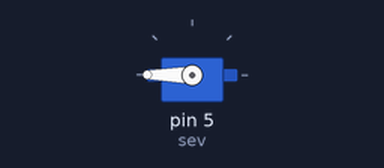
A sketch run on a simulated Arduino Uno, built with avr-gcc and run on an emulated ATmega328P. Parts: servo.

Above: at 0.05 s.
Timing chart, 0 to 4.6 s (numbered marks = the images above):
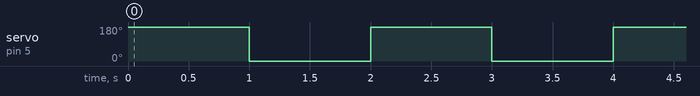

Measured:
- by itself, servo on pin 5 (sev): alternates 180° for 1.0 s and 0° for 1.0 s

The sketch:

MajangBOT.ino
```cpp
#include <Servo.h>
Servo sev;

void setup() {
  // put your setup code here, to run once:
sev.attach(5);
Serial.begin(9600);
}

void loop() {
sev.write(180);
delay(1000);
sev.write(0);
delay(1000);
}
```
